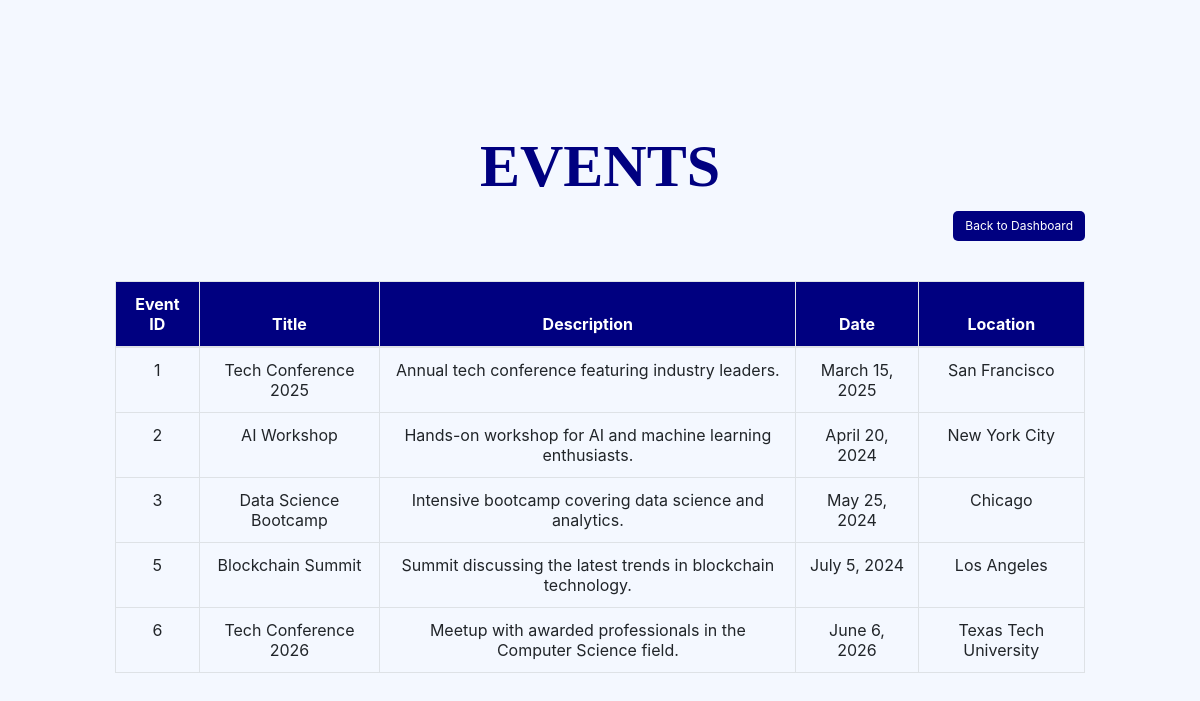
The app's page /view_events/, older data.
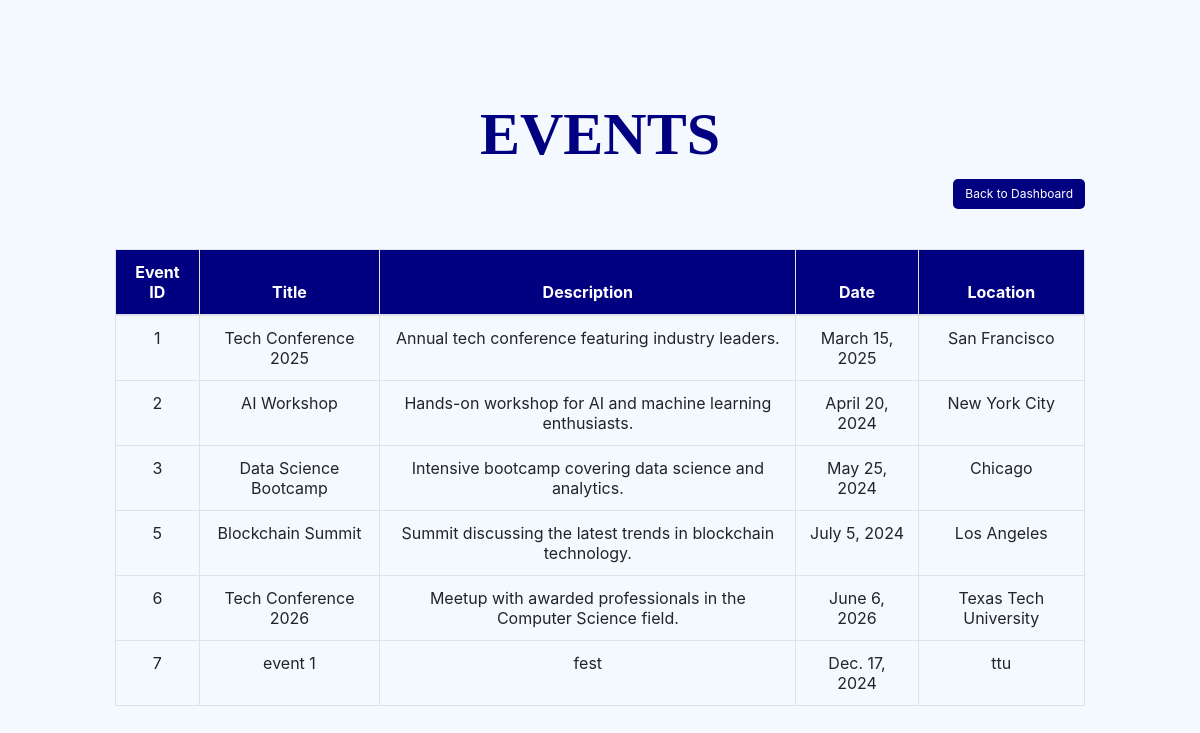
The same page, newer data.
### home/models.py (models this page shows)
class Event(models.Model):
    event_id = models.AutoField(primary_key=True)
    title = models.CharField(max_length=100, default="Untitled Event")  #default added
    description = models.TextField(default="Description not provided")  #default added
    date = models.DateField(default=date(2024, 1, 1))  #default added
    location = models.CharField(max_length=100, default="TBD")

### home/views.py (the view)
# urls.py: path('view_events/', views.view_events, name='view_events'),
def view_events(request):
    events = Event.objects.all()
    user_type = request.session.get('user_type', None)
    can_manage_events = user_type in ['admin']
    return render(request, 'view_events.html', {'events': events, 'can_manage_events': can_manage_events})

### home/templates/view_events.html (shortened to what this page needs)
{% load static %}
<html>
<head>
<link rel="stylesheet" href="https://stackpath.bootstrapcdn.com/bootstrap/4.3.1/css/bootstrap.min.css">
</head>
<body>
    <section class="vh-100">
        <div class="container-fluid">
            <div class="row d-flex justify-content-center align-items-center h-100">
                <div class="col-md-12 col-lg-10 col-xl-10">
                    <div class="header">
                        <h><b>EVENTS</b></h>
                    </div>
                    <div class="d-flex justify-content-between align-items-center">
                        <div class="button-container">
                            <a href="{% url 'dashboard' %}">
                                <button class="btn btn-secondary btn-custom">Back to Dashboard</button>
                            </a>
                        </div>
                    </div>
                    <div class="table-container">
                        <table class="table table-bordered">
                            <thead>
                                <tr>
                                    <th>Event ID</th>
                                    <th>Title</th>
                                    <th>Description</th>
                                    <th>Date</th>
                                    <th>Location</th>
                                </tr>
                            </thead>
                            <tbody>
                                {% for event in events %}
                                <tr>
                                    <td>{{ event.event_id }}</td>
                                    <td>{{ event.title }}</td>
                                    <td>{{ event.description }}</td>
                                    <td>{{ event.date }}</td>
                                    <td>{{ event.location }}</td>
                                </tr>
                                {% empty %}
                                <tr>
                                    <td colspan="{% if can_manage_events %}6{% else %}5{% endif %}">No events available.</td>
                                </tr>
                                {% endfor %}
                            </tbody>
                        </table>
                    </div>
                </div>
            </div>
        </div>
    </section>
</body>
</html>

Row changes from the older to the newer data that the page shows:
added Event: event_id "7", title "event 1", description "fest", date "Dec. 17, 2024", location "ttu"
